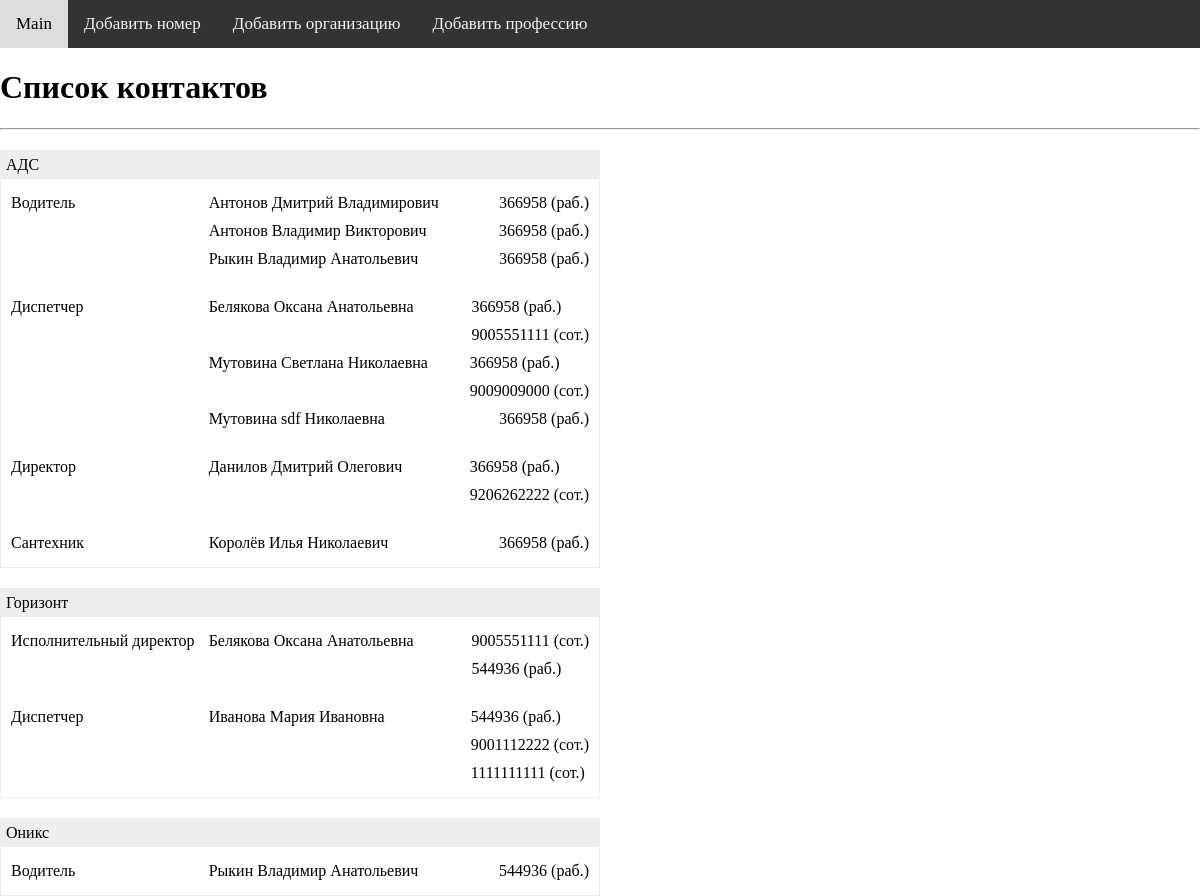
The page / on the database its author committed.
### tables this page shows
CREATE TABLE `Phones`(
    `id` INTEGER PRIMARY KEY AUTOINCREMENT,
    `typeId` INTEGER NOT NULL,
    `number` TEXT NOT NULL unique
);

CREATE TABLE `Companies`(
    `id` INTEGER PRIMARY KEY AUTOINCREMENT,
    `companyName` TEXT NOT NULL
);

CREATE TABLE `Professions`(
    `id` INTEGER PRIMARY KEY AUTOINCREMENT,
    `profession` TEXT NOT NULL
);

CREATE TABLE Types(
	`id` INTEGER PRIMARY KEY AUTOINCREMENT,
    `type` TEXT NOT NULL);

### main.py (the view)
@app.route("/")
def index():
    title = "Список контактов"
    data = show_numbers()
    res = {}
    fio = {}
    professions = {}
    for i, el in enumerate(data):
        if el[0] != data[i - 1][0]:
            fio = {}
        phones = fio.get(el[2], {})
        phones.update({el[4]: el[3]})
        fio = professions.get(el[1], {})
        fio.update({el[2]: phones})
        professions = res.get(el[0], {})
        professions.update({el[1]: fio})
        res.update({el[0]: professions})
    return render_template("index.html", menu=menu, title=title, data=data, res=res)

### main.py (called while the page is built)
def connect_db():
    connection = sqlite3.connect('my_database.db')
    return connection

def get_db():
    if not hasattr(g, "link_db"):
        g.link_db = connect_db()
    return g.link_db

def show_numbers():
    db = get_db()
    cur = db.cursor()
    cur.execute('''select C.companyName,Pr.profession,(F.lastName||" "||F.firstName||" "||F.patronymic),T.type,P.number
from Phones as P
join Types as T on P.typeId= T.id
join WorkPhones as WP on WP.phoneId = P.id
join Workers as W on WP.workerId = W.id
join FIO as F on W.fioId = F.id
join Companies as C on W.companyId=C.id
join Professions as Pr on W.professionId = Pr.id
order by companyName, lastName
;''')
    res = cur.fetchall()
    return res

### templates/index.html
{% extends 'base.html' %}
{% block content %}
    {{ super() }}
    <hr>
    <ul class="list-posts">
        {%for key_comp,value_comp in res.items()%}
            <li>
                <p class="title">{{key_comp}}</p>
                    {% for key_prof,value_prof in value_comp.items()%}
                        <div class="announce">
                            <div class="col-1-3">
                                <p>{{key_prof}}</p>
                            </div>
                            <div class="col-2-3">
                                {%for key_fio, value_fio in value_prof.items()%}
                                    <div class="col-1-2">{{key_fio}}</div>
                                    <div class="col-1-2">
                                    {%for num, type in value_fio.items()%}
                                        <p>{{num}} ({{type[:3].lower()}}.)</p>
                                    {%endfor%}
                                    </div>
                                {%endfor%}
                            </div>
                        </div>
                    {%endfor%}
            </li>
        {% endfor %}
    </ul>
{% endblock %}

### templates/base.html (shortened to what this page needs)
<!DOCTYPE html>
<html lang="en"><head>
    <link rel="stylesheet" href="https://cdnjs.cloudflare.com/ajax/libs/font-awesome/4.7.0/css/font-awesome.min.css">
    <link type="text/css" href="{{ url_for('static', filename='css/style.css') }}" rel="stylesheet">
</head>
<body>
{% block content -%}
  {%- block mainmenu -%}
    <div class="topnav" id="myTopnav">
        {% for el in menu -%}
            <a href="{{el.url}}">{{el.title}}</a>
        {% endfor -%}
    </div>
{% endblock mainmenu -%}
{% if title -%}
    <h1>{{title}}</h1>
{% else -%}
    <h1>Random text</h1>
{% endif -%}
{% endblock %}
</body>
</html>

### static/css/style.css (style rules this page uses)
body { margin:0; }
.topnav { background-color: #333; overflow: hidden; }
.topnav a { float: left; display: block; color: #f2f2f2; text-align: center; padding: 14px 16px; text-decoration: none; font-size: 17px; }
ul.list-posts { list-style:none; margin:0; padding:0; max-width:600px; }
ul.list-posts li { margin:20px 0 0 0; border:1px solid #eee; }
ul.list-posts .title { margin: 0px; padding:5px; background: #eee; text-decoration:none; }
ul.list-posts .announce { display:flex; margin:0px; padding:10px 0px 10px 0px; width: 100%; border:0; }
.col-1-3 { padding-left:5px; display:inline-block; text-align:top; width: 33.3333%; }
.col-1-3 p { margin:0; padding:5px; }
.col-2-3 { display:flex; width: 66.6666%; flex-wrap: wrap; justify-content: space-between; align-items: baseline; }
.col-1-2 { padding:0 5px 0 5px; display:inline-block; width: 49,9%; }
.col-1-2 p { margin:0; padding:5px; }
ul.list-posts .announce:after { content: ""; display: table; clear: both; }

### rows shown on the page
Phones: companyName "АДС", profession "Водитель", value_prof "Антонов Дмитрий Владимирович" "Антонов Владимир Викторович" "Рыкин Владимир Анатольевич" "Белякова Оксана Анатольевна" "Мутовина Светлана Николаевна" "Мутовина sdf Николаевна" "Данилов Дмитрий Олегович" "Королёв Илья Николаевич", number "366958", type "раб", profession "Диспетчер", profession "Директор", profession "Сантехник"
Phones: number "9005551111", type "сот", companyName "Горизонт", profession "Исполнительный директор", value_prof "Белякова Оксана Анатольевна"
Phones: number "9009009000", type "сот"
Phones: number "9206262222", type "сот"
Phones: number "544936", type "раб", profession "Диспетчер", value_prof "Иванова Мария Ивановна" "Рыкин Владимир Анатольевич", companyName "Оникс", profession "Водитель"
Phones: number "9001112222", type "сот"
Phones: number "1111111111", type "сот"

### other values the page prints
{{ el.title }} "Main" "Добавить номер" "Добавить организацию" "Добавить профессию"
{{ title }} "Список контактов"
